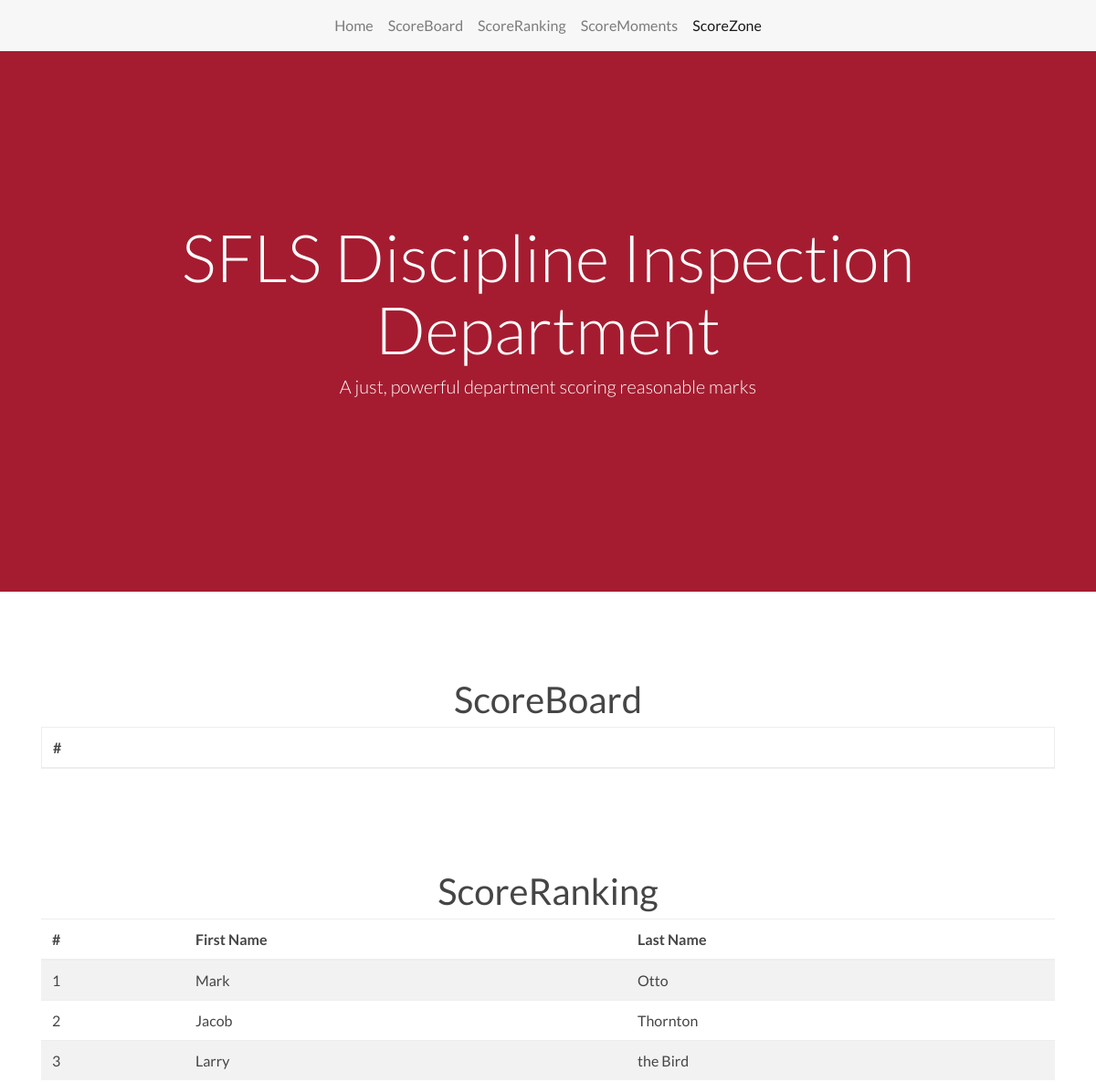
/ (upper part), run on an earlier commit of the app's database.
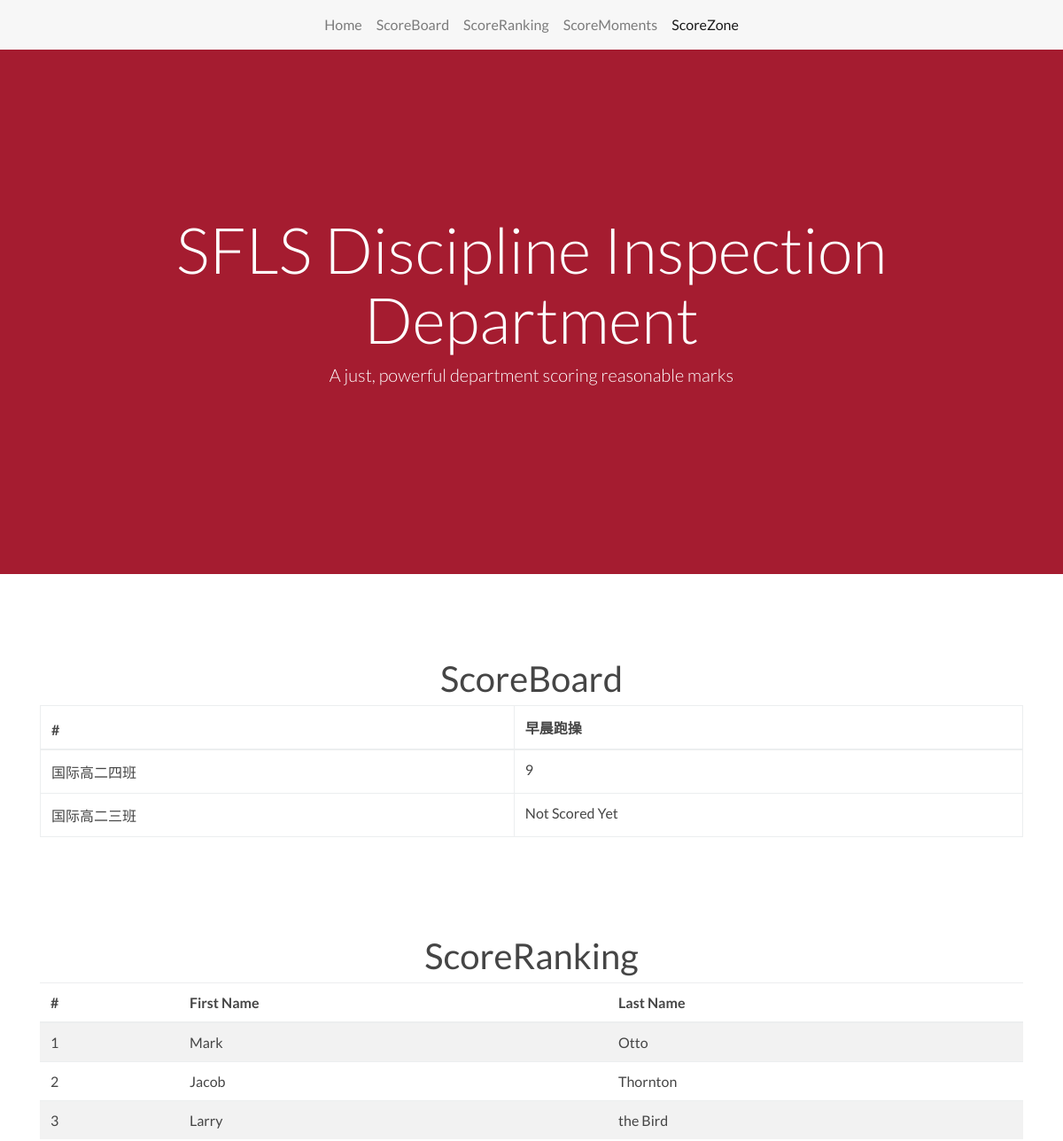
And on a later commit of the database.
### DID/models.py (models this page shows, shortened)
class Subject(models.Model):
    name = models.TextField()
    full_score = models.IntegerField()
    is_service = models.BooleanField()

class Clas(models.Model):
    name = models.TextField()
    is_service = models.BooleanField()

### DID/views.py (the view)
# urls.py: url(r'^$', views.index),
def index(request):
    content = {}
    subjects = Subject.objects.all()
    clases = Clas.objects.all()
    content['scoreboard_head'] = ["#"]
    for subject in subjects:
        content['scoreboard_head'].append(subject.name)
    content['scoreboard_body'] = []
    for clas in clases:
        items = [clas.name]
        for subject in subjects:
            recordQ = Record.objects.filter(
                date=datetime.date.today(), subject=subject, clas=clas)
            if recordQ:
                for record in recordQ:
                    items.append(record.score)
            else:
                items.append("Not Scored Yet")
        content['scoreboard_body'].append(items)
    return render(request, 'DID/index.html', content)

### DID/templates/DID/index.html (shortened to what this page needs)
{% extends "base.html" %}
{% block scorezone %} active {% endblock %}
{% block basebody %}
  <div id="Home" class="bg-primary text-center d-flex align-items-center h-75 my-5">
    <div class="container">
      <div class="row">
        <div class="col-lg-12">
          <h1 class="text-white display-3">SFLS Discipline Inspection Department</h1>
          <p class="lead text-white">A just, powerful department scoring reasonable marks</p>
        </div>
      </div>
    </div>
  </div>
  <div id="ScoreBoard" class="py-5">
    <div class="container">
      <div class="row">
        <div class="col-md-12">
          <h1 class="text-center">ScoreBoard</h1>
        </div>
      </div>
      <div class="row">
        <div class="col-md-12">
          <table class="table table-bordered">
            <thead>
              <tr>
                {% for value in scoreboard_head %}
                  <th>{{value}}</th>
                {% endfor %}
              </tr>
            </thead>
            <tbody>
              {% for values in scoreboard_body %}
              <tr>
                {% for value in values %}
                <td>{{value}}</td>
                {% endfor %}
              </tr>
              {% endfor %}
            </tbody>
          </table>
        </div>
      </div>
    </div>
  </div>
  <div id="ScoreRanking" class="py-5">
    <div class="container">
      <div class="row">
        <div class="col-md-12">
          <h1 class="text-center">ScoreRanking</h1>
        </div>
      </div>
      <div class="row">
        <div class="col-md-12">
          <table class="table table-striped">
            <thead>
              <tr>
                <th>#</th>
                <th>First Name</th>
                <th>Last Name</th>
              </tr>
            </thead>
            <tbody>
              <tr>
                <td>1</td>
                <td>Mark</td>
                <td>Otto</td>
              </tr>
              <tr>
                <td>2</td>
                <td>Jacob</td>
                <td>Thornton</td>
              </tr>
              <tr>
                <td>3</td>
                <td>Larry</td>
                <td>the Bird</td>
              </tr>
            </tbody>
          </table>
        </div>
      </div>
    </div>
  </div>
{% endblock %}

### DID/templates/base.html (shortened to what this page needs)
<html>
<head>
  <link rel="stylesheet" href="https://cdnjs.cloudflare.com/ajax/libs/font-awesome/4.7.0/css/font-awesome.min.css" type="text/css">
  <link rel="stylesheet" href="/static/css/base.css" type="text/css"> </head>
<body>
  <nav class="navbar navbar-expand-md navbar-light bg-faded text-center fixed-top">
    <div class="container">
      <div class="collapse navbar-collapse text-center justify-content-center" id="navbar2SupportedContent">
        <ul class="navbar-nav">
          <li class="nav-item {% block home %}{% endblock %}">
            <a class="nav-link" href="#Home">Home <span class="sr-only">(current)</span></a>
          </li>
          <li class="nav-item {% block scoreboard %}{% endblock %}">
            <a class="nav-link" href="#ScoreBoard">ScoreBoard</a>
          </li>
          <li class="nav-item {% block scoreranking %}{% endblock %}">
            <a class="nav-link" href="#ScoreRanking">ScoreRanking</a>
          </li>
          <li class="nav-item {% block scoremoments-active %}{% endblock %}">
            <a class="nav-link" href="#ScoreMoments">ScoreMoments</a>
          </li>
          <li class="nav-item {% block scorezone %}{% endblock %}">
            <a class="nav-link" href="#ScoreZone">ScoreZone</a>
          </li>
        </ul>
      </div>
    </div>
  </nav>
  {% block basebody %}
  {% endblock %}
</body>
</html>

What changed in the data, as far as the page shows it:
added Subject: scoreboard_head "早晨跑操"
added Clas: values "国际高二四班"
added Clas: values "国际高二三班"
Also different on the page:
new list line: "9"
new list line: "Not Scored Yet"
